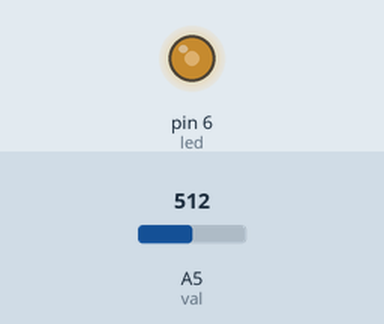
The sketch below on a simulated Arduino Uno, built with avr-gcc and run on an emulated ATmega328P. On the bench: output pins drawn as LEDs (lit = HIGH). Inputs (shaded band) come from the test bench; at power-on: A5 (val) = 512.

Above: at 1.2 s.
1.3 s: A5 (val) set to 716
At 2.5 s:
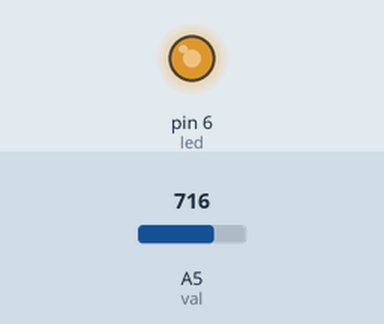
2.9 s: A5 (val) set to 900
At 3.8 s:
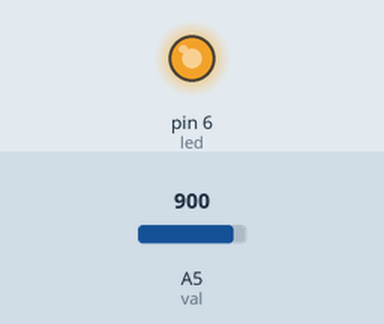
4.5 s: A5 (val) set to 122
At 5.0 s:
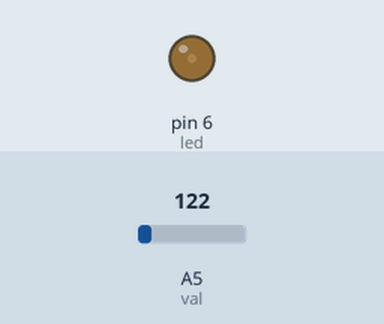
6.1 s: A5 (val) set to 0
At 7.5 s:
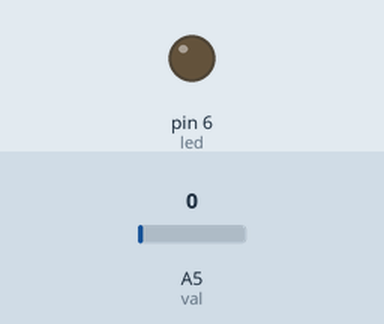
Timing chart, 0 to 8.7 s (numbered marks = the images above; inputs shaded):
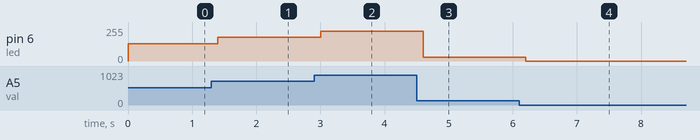

Measured:
- after the input at 1.3 s, pin 6 (led): 128/255 → 179/255 after 0.10 s
- after the input at 2.9 s, pin 6 (led): 179/255 → 225/255 after 0.10 s
- after the input at 4.5 s, pin 6 (led): 225/255 → 30/255 after 0.10 s
- after the input at 6.1 s, pin 6 (led): 30/255 → 0/255 after 0.10 s

The sketch:

variableResistorPra.ino
```cpp
const int val = A5;
const int led = 6;

void setup() {

}

void loop() {
  int sensorVal = analogRead(val);
  analogWrite(led, sensorVal/4);
  delay(200);
}
```
